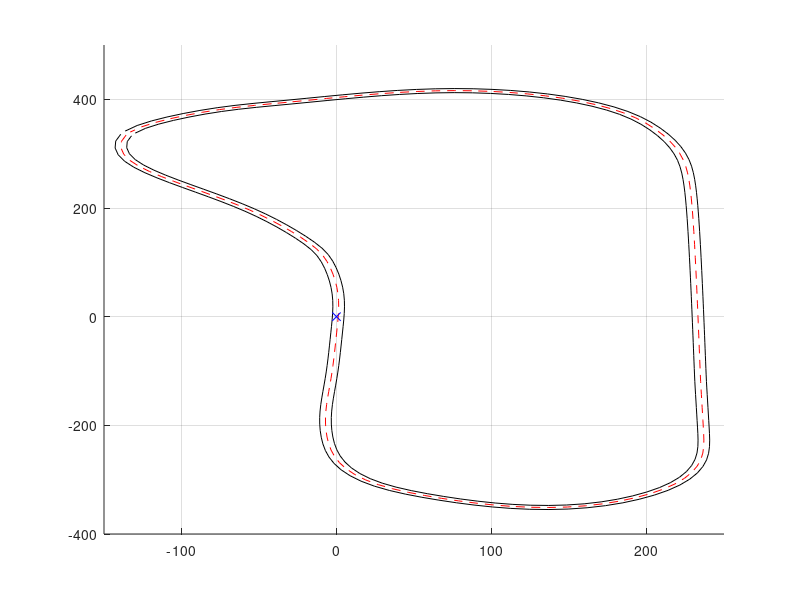

Write MATLAB code to recreate this figure.
%% prepare the data
% load the track data and sort for x- and y-values
load('track.mat');
x = data(1:3:end);
y = data(2:3:end);

% outer track limit
x_out = x(1:2:end);
y_out = y(1:2:end);
x_out(1:3:end) = [];
y_out(1:3:end) = [];

% inner track limit
x_in = x(2:2:end);
y_in = y(2:2:end);
x_in(1:3:end) = [];
y_in(1:3:end) = [];

% calculate the center line
median_x = (x_in + x_out)/2;
median_y = (y_in + y_out)/2;

%% plot
figure
axis([-150 250 -400 500]);
grid on
hold on

plot(x_in,y_in,'k-');
plot(x_out,y_out,'k-');
plot(median_x, median_y,'r--');
plot(0,0,'bx');